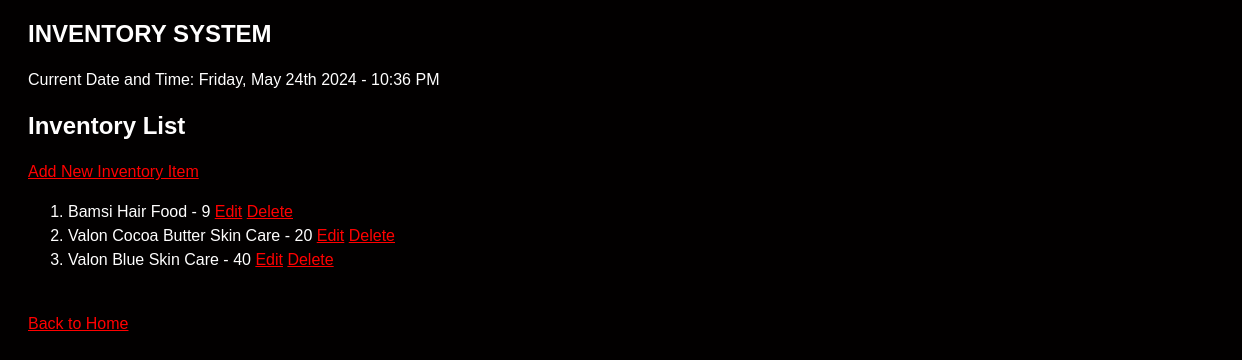
The app's page /inventory/, older data.
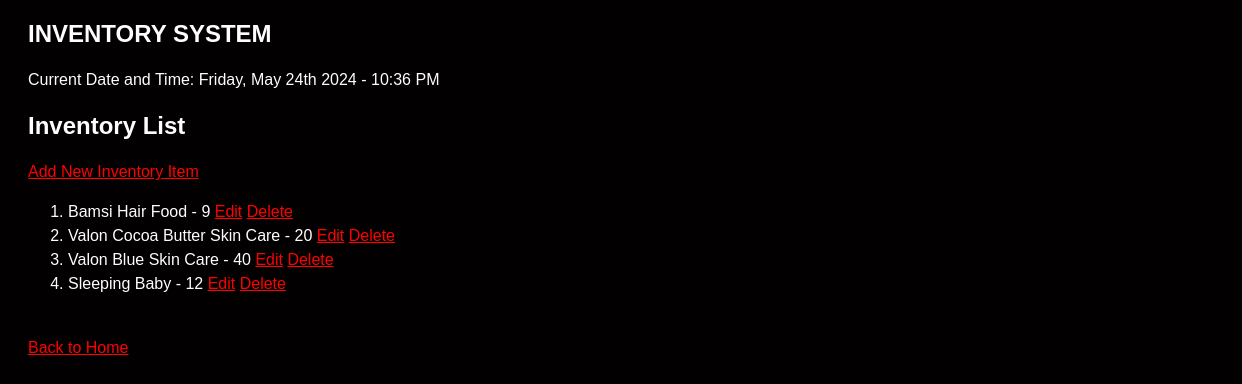
The same page, newer data.
### inventory/models.py (models this page shows, shortened)
class Inventory(models.Model):
    product = models.ForeignKey(Product, on_delete=models.CASCADE)
    quantity = models.IntegerField()
    location = models.CharField(max_length=100, default='Warehouse')

class Product(models.Model):
    name = models.CharField(max_length=100)
    description = models.TextField()
    price = models.DecimalField(max_digits=10, decimal_places=2)
    supplier = models.ForeignKey(Supplier, on_delete=models.CASCADE)

### inventory/views.py (the view)
# urls.py: path('inventory/', views.inventory_list, name='inventory_list'),
def inventory_list(request):
    inventory_items = Inventory.objects.all()
    return render(request, 'inventory/inventory_list.html', {'inventory_items': inventory_items})

### inventory/templates/inventory/inventory_list.html
{% extends 'inventory/base.html' %}
{% block content %}
    <h1>Inventory List</h1>
    <a href="{% url 'create_inventory' %}">Add New Inventory Item</a>
    <ol start="1">
        {% for item in inventory_items %}
            <li>{{ item.product.name }} - {{ item.quantity }}
                <a href="{% url 'update_inventory' item.pk %}">Edit</a>
                <a href="{% url 'delete_inventory' item.pk %}">Delete</a>
            </li>
        {% endfor %}
    </ol>
    <br>
    <a href="{% url 'index' %}">Back to Home</a>
{% endblock %}

Row changes from the older to the newer data that the page shows:
added Inventory: product.name "Sleeping Baby", quantity "12"
